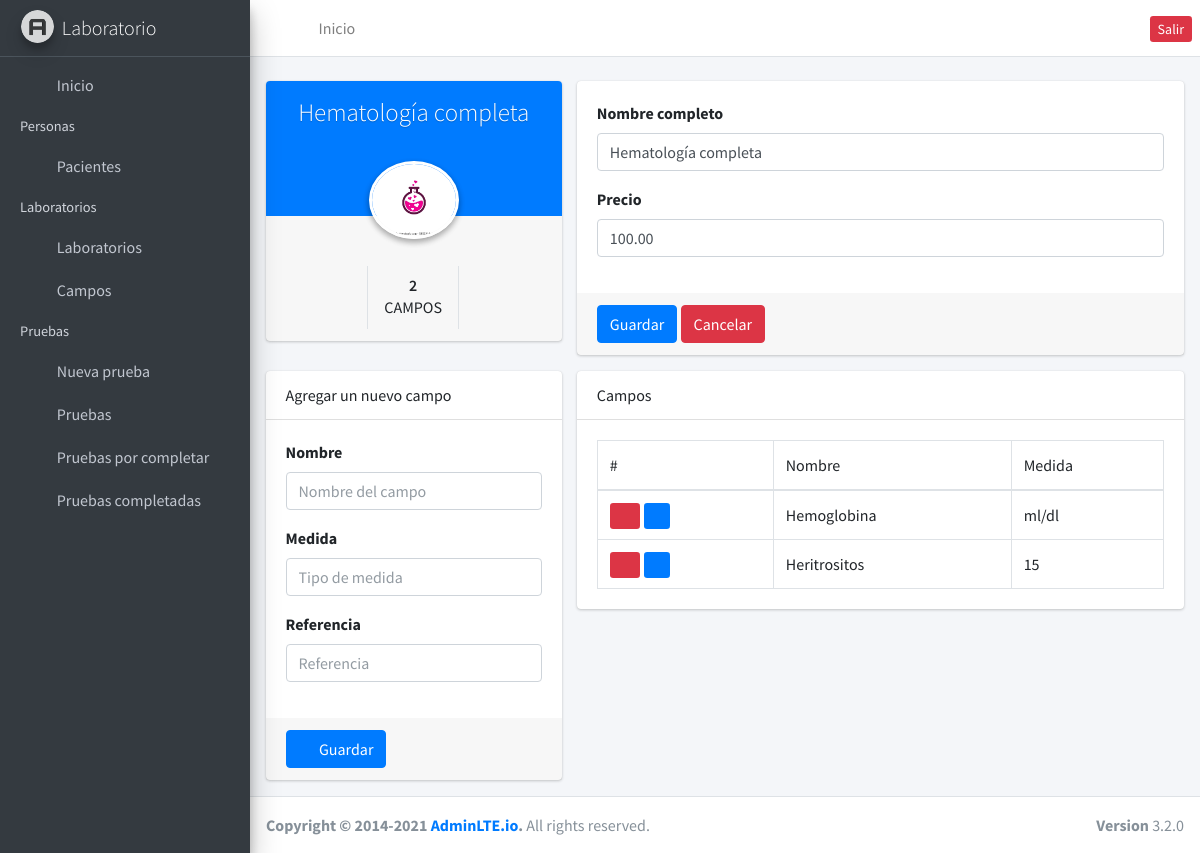
Before: /laboratories/edit/1 (signed in) with the older database file.
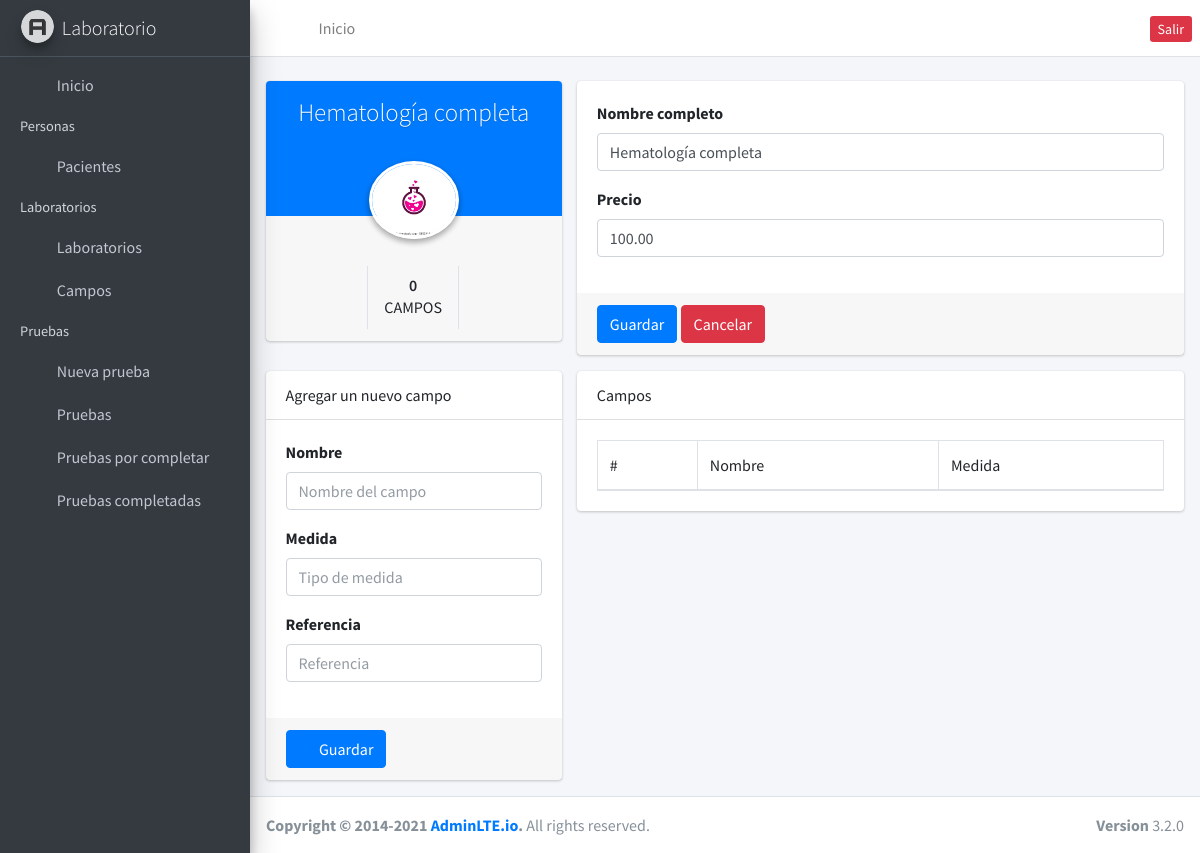
After: the same page with the newer database file.
### fields/models.py (models this page shows, shortened)
class Field(models.Model):
    name = models.CharField(max_length=255)
    measurment = models.CharField(max_length=255)
    reference = models.CharField(max_length=255, default="No hay referencia")
    laboratory = models.ForeignKey(Laboratory, on_delete=models.CASCADE)

### laboratories/views.py (the view)
# urls.py: path('edit/<int:id>', edit, name='edit_client'),
@login_required
def edit(request, id):
    laboratory = Laboratory.objects.get(id=id)
    related_fields = Field.objects.filter(laboratory=id)
    context = {'lab': laboratory, 'related_fields': related_fields,
               'related_count': related_fields.count()}
    return render(request, 'edit_lab.html', context)

### laboratories/templates/edit_lab.html (shortened to what this page needs)
{% extends 'base.html' %}
{% load humanize %} {% load static %} {% block content %}
<div class="row">
  <div class="col-md-4">
    <div class="card card-widget widget-user">
      <div class="widget-user-header bg-primary">
        <h3 class="widget-user-username">{{ lab.name }}</h3>
      </div>
      <div class="widget-user-image">
        <img class="img-circle elevation-2" src="{% static '/dist/img/lab.webp' %}" alt="User Avatar" />
      </div>
      <div class="card-footer">
        <div class="row">
          <div class="col-sm-4 border-right">
          </div>
          <div class="col-sm-4 border-right">
            <div class="description-block">
              <h5 class="description-header">{{ related_count }}</h5>
              <span class="description-text">Campos</span>
            </div>
          </div>
          <div class="col-sm-4">
          </div>
        </div>
      </div>
    </div>
  </div>
  <div class="col-md-8">
    <form method="POST" action="{% url 'store_lab' lab.id %}" class="card">
      <div class="card-body">
        <div class="form-group">
          <label>Nombre completo</label>
          <input
            type="text"
            class="form-control"
            placeholder="Ingresa el nombre del laboratorio"
            value="{{ lab.name }}"
            name="name"
            required
          />
        </div>
        <div class="form-group">
          <label>Precio</label>
          <input
            type="number"
            class="form-control"
            placeholder="Ingresa el precio"
            value="{{ lab.price|stringformat:'.2f' }}"
            name="price"
            step=".01"
            required
          />
        </div>
      </div>
      <div class="card-footer">
        <button type="submit" class="btn btn-primary">Guardar</button>
        <a href="{% url 'laboratories' %}" class="btn btn-danger">Cancelar</a>
      </div>
    </form>
  </div>
  <div class="col-md-4">
    <form class="card" method="POST" action="{% url 'store_by_edit_lab' lab.id %}">
      <div class="card-header">Agregar un nuevo campo</div>
      <div class="card-body">
        <div class="form-group">
          <label>Nombre</label>
          <input type="text" class="form-control" placeholder="Nombre del campo" name="name" required />
        </div>
        <div class="form-group">
          <label>Medida</label>
          <input type="text" class="form-control" placeholder="Tipo de medida" name="measurment" required />
        </div>
        <div class="form-group">
          <label>Referencia</label>
          <input type="text" class="form-control" placeholder="Referencia" name="reference" required />
        </div>
      </div>
      <div class="card-footer">
        <button type="submit" class="btn btn-primary"><i class="fas fa-plus mr-2"></i>Guardar</button>
      </div>
    </form>
  </div>
  <div class="col-md-8">
    <div class="card">
      <div class="card-header">Campos</div>
      <div class="card-body">
        <table class="table table-bordered">
          <thead>
            <tr>
              <td>#</td>
              <td>Nombre</td>
              <td>Medida</td>
            </tr>
          </thead>
          <tbody>
            {% for related_field in related_fields %}
            <tr>
              <td>
                <a href="{% url 'remove_field' id=related_field.id %}" class="btn-sm btn-danger mr-1">
                  <i class="fa fa-trash"></i>
                </a>
                <a href="{% url 'update_field' id=related_field.id %}" class="btn-sm btn-primary">
                  <i class="fa fa-edit"></i>
                </a>
              </td>
              <td>{{ related_field.name }}</td>
              <td>{{ related_field.measurment }}</td>
            </tr>
            {% endfor %}
          </tbody>
        </table>
      </div>
    </div>
  </div>
</div>
{% endblock %}

Changed rows visible on the page:
removed Field: name "Hemoglobina", measurment "ml/dl"
removed Field: name "Heritrositos", measurment "15"
Other visible differences:
{{ related_count }}: "2" → "0"
